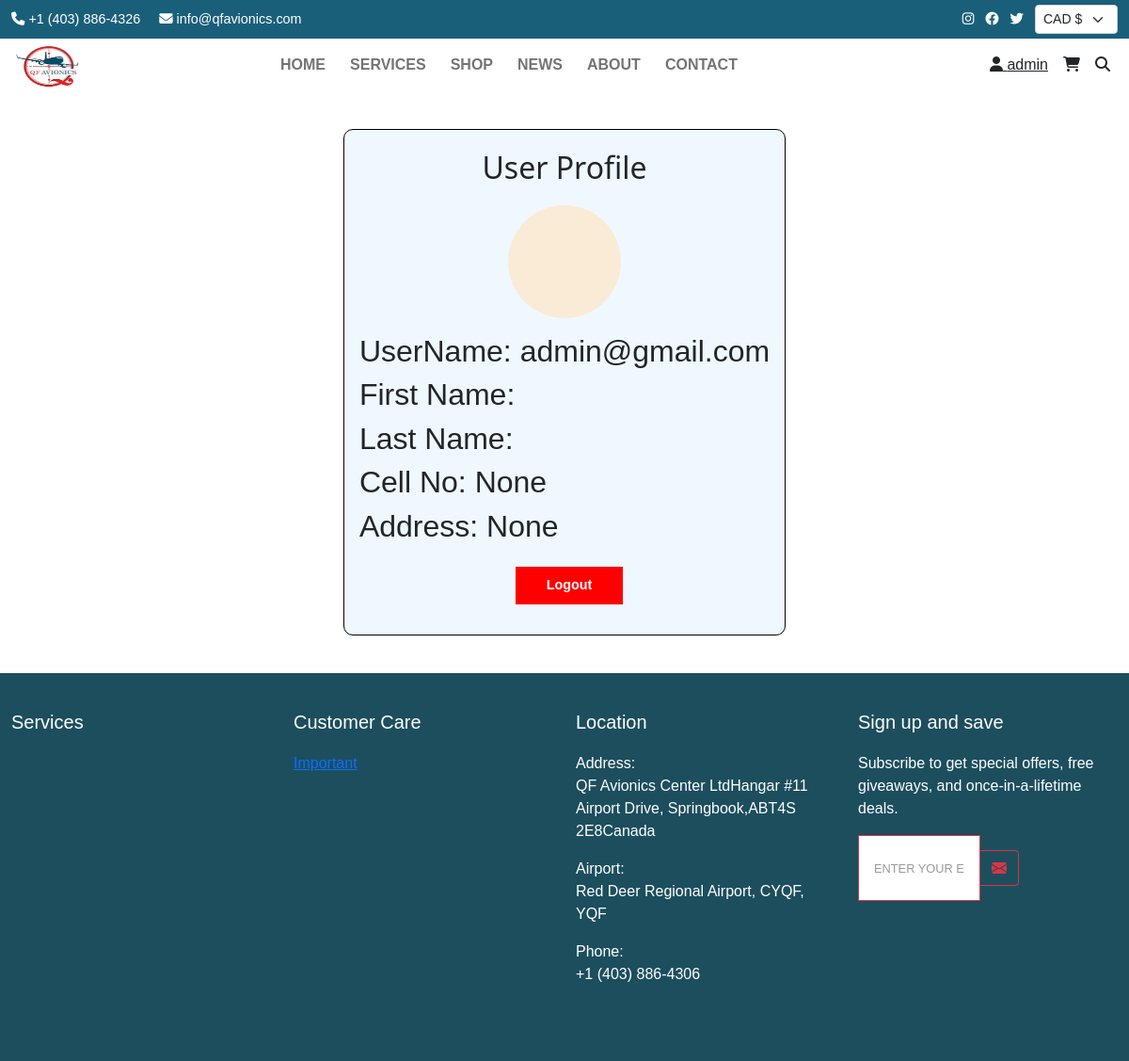
Page /user/profile/ (signed in) on the committed database.
### user/models.py (models this page shows, shortened)
class CustomUser(AbstractUser):
    email = models.EmailField(max_length=100, unique=True, blank=False)
    phone_number = models.CharField(max_length=15, blank=True, null=True)
    address = models.TextField(blank=True, null=True, default='')
    first_name = models.CharField(max_length=50, blank=False)
    last_name = models.CharField(max_length=50, blank=False)

### additional_option/models.py (models this page shows, shortened)
class Link(models.Model):
    name = models.CharField(max_length=40, default='', blank=False, null=False)
    url = models.CharField(max_length=100, default='', blank=False, null=False)

### user/views.py (the view)
# urls.py: path("user/profile/", userprofile, name="profile"),
@login_required(login_url='/login')
def userprofile(request):
    return render(request, "profile.html")

### QFAvionics/header_context.py (called while the page is built)
def header_options(request):
    options = {
        "categories": [category.name for category in Category.objects.all()],
        "services" : [service.name for service in Service.objects.all()],
        "links": Link.objects.all(),
    }
    return options

### user/templates/profile.html (shortened to what this page needs)
{% extends "master.html" %}
{% block content %}
<div class="cont">
   <p id="title"> User Profile</p>
   <div class="img">
   </div>
    <h2 class="fields">UserName: {{user.email}}</h2>
    <h2 class="fields">First Name: {{user.first_name}}</h2>
    <h2 class="fields">Last Name: {{user.last_name}}</h2>
    <h2 class="fields">Cell No: {{user.phone_number}}</h2>
    <h2 class="fields">Address: {{user.address}}</h2>
    <a href="{% url 'logout' %}"><button class="btn btn-danger"> Logout </button></a>
</div>
{% endblock %}

### templates/master.html (shortened to what this page needs)
<!DOCTYPE html>
<html lang="en">
<head>
    <link href="https://cdn.jsdelivr.net/npm/bootstrap@5.0.2/dist/css/bootstrap.min.css" rel="stylesheet"
>
    <link rel="stylesheet" href="https://cdnjs.cloudflare.com/ajax/libs/font-awesome/6.4.0/css/all.min.css">
    {% load static %}
    <link rel="stylesheet" href="{% static 'index.css' %}">
</head>
<body>
    <div class="top-bar">
        <div class="container-fluid d-flex justify-content-between align-items-center">
            <div>
                <span class="me-3"><i class="fas fa-phone"></i> +1 (403) 886-4326</span>
                <span><i class="fas fa-envelope"></i> info@qfavionics.com</span>
            </div>
            <div>
                <a href="#" class="text-white me-2"><i class="fab fa-instagram"></i></a>
                <a href="#" class="text-white me-2"><i class="fab fa-facebook"></i></a>
                <a href="#" class="text-white me-2"><i class="fab fa-twitter"></i></a>
                <select class="form-select form-select-sm d-inline-block w-auto rounded-sm border-none">
                    <option>CAD $</option>
                </select>
            </div>
        </div>
    </div>
    <nav class="navbar navbar-expand-lg navbar-light bg-white">
        <div class="container-fluid">
            <a class="navbar-brand" href="{% url 'home' %}">
                <img src="{% static 'images/logo.png' %}" alt="QF Avionics"
                    style="max-width: min(10vh,10vw); max-height: min(10vh,10vw); position: absolute; top: 0;">
            </a>
            <div class="collapse navbar-collapse" id="navbarNav">
                <ul class="navbar-nav mx-auto">
                    <li class="nav-item">
                        <a class="nav-link md:mt-3" id="menu" href="{% url 'home' %}">HOME</a>
                    </li>
                    <li class="nav-item" id="menu">
                        <a class="nav-link" href="#">SERVICES</a>
                    </li>
                    <li class="nav-item" id="menu">
                        <a class="nav-link" href="#">SHOP</a>
                    </li>
                    <li class="nav-item" id="menu">
                        <a class="nav-link" href="{% url 'view-news' %}">NEWS</a>
                    </li>
                    <li class="nav-item" id="menu">
                        <a class="nav-link" href="{% url 'aboutpage' %}">ABOUT</a>
                    </li>
                    <li class="nav-item" id="menu">
                        <a class="nav-link" href="{% url 'contactpage' %}">CONTACT</a>
                    </li>
                </ul>
                <div class="icon-container d-flex mx-2">
                    {% if request.user.is_authenticated %}
                    <a href="{% url 'profile' %}" class="text-dark me-3"><i class="fas fa-user"></i> {{ user.username }}
                    </a>
                    {% else %}
                    <a href="{% url 'login' %}" class="text-dark me-3"><i class="fas fa-user"></i> </a>
                    {% endif %}
                    <a href="{% url 'cart_detail' %}" class="text-dark me-3"><i class="fas fa-shopping-cart"></i></a>
                    <a href="{% url 'login' %}" class="text-dark"><i class="fas fa-search"></i></a>
                </div>
            </div>
        </div>
    </nav>
    {% block content %}
    {% endblock %}
    <footer class="footer">
        <div class="container-fluid">
            <div class="row">
                <div class="col-md-3 mb-4">
                    <h5>Services</h5>
                </div>
                <div class="col-md-3 mb-4">
                    <h5>Customer Care</h5>
                    <ul>
                        {% if links %}
                        {% for link in links %}
                        <a href="{{link.url}}">
                            <li>{{link.name}}</li>
                        </a>
                        {% endfor %}
                        {% endif %}
                    </ul>
                </div>
                <div class="col-md-3 mb-4">
                    <h5>Location</h5>
                    <p>Address:<br>
                        QF Avionics Center LtdHangar #11<br>
                        Airport Drive, Springbook,ABT4S<br>
                        2E8Canada</p>
                    <p>Airport:<br>
                        Red Deer Regional Airport, CYQF, YQF</p>
                    <p>Phone:<br>
                        +1 (403) 886-4306</p>
                </div>
                <div class="col-md-3 mb-4">
                    <h5>Sign up and save</h5>
                    <p>Subscribe to get special offers, free giveaways, and once-in-a-lifetime deals.</p>
                    <form>
                        <div class="input-group mb-3">
                            <input type="email" class="form-control border border-danger"
                                placeholder="Enter your email">
                            <button class="btn btn-outline-danger" type="submit">
                            </button>
                        </div>
                    </form>
                    <div class="social-icons mt-3">
                    </div>
                </div>
            </div>
        </div>
    </footer>
</body>
</html>

### static/index.css (style rules this page uses)
.top-bar { background-color: #1a5f7a; color: white; padding: 5px 0; font-size: 0.9em; }
.navbar-nav .nav-link { color: #333; font-weight: 600; }
.carousel-item, img { height: 100% !important; width: 100% !important; }
.form-control { border-radius: 0; }
.btn-danger { background-color: #dc3545; border-color: #dc3545; border-radius: 0; }
.form-control { border-radius: 0; border: 1px solid #e0e0e0; padding: 0.75rem 1rem; }
.form-control::placeholder { color: #999999; text-transform: uppercase; font-size: 0.8rem; }
.btn-danger { background-color: #ff0000; border-color: #ff0000; border-radius: 0; padding: 0.5rem 2rem; font-size: 0.9rem; }
body { font-family: Arial, sans-serif; }
.footer { background-color: #1c4e5e; color: white; padding: 40px 0; }
.footer h5 { margin-bottom: 20px; }
.footer ul { list-style-type: none; padding: 0; }
.footer li { margin-bottom: 10px; }
.social-icons { font-size: 24px; }

### templates/master.html (style rules this page uses)
#menu { margin-left: 10px; }
.icon-container { display: flex; align-items: center; }
.icon-container a { margin-right: 1rem; }
.icon-container a:last-child { margin-right: 0; }

### user/templates/profile.html (style rules this page uses)
.cont { border: 1px solid black; border-radius: 10px; background-color: aliceblue; width:fit-content; height: auto; margin: 5vh auto; padding:2vh; }
#title { text-align: center; font-size: 2rem; font-family: 'Segoe UI', Tahoma, Geneva, Verdana, sans-serif; }
.img { width:15vh; height:15vh; background-color: antiquewhite; border-radius: 50%; margin: 2vh auto; }
.btn { margin: 2vh 38%; font-weight: 700; }

### rows in the picture
CustomUser: username "admin", email "admin@gmail.com", phone_number "None", address "None"
Link: name "Important"
